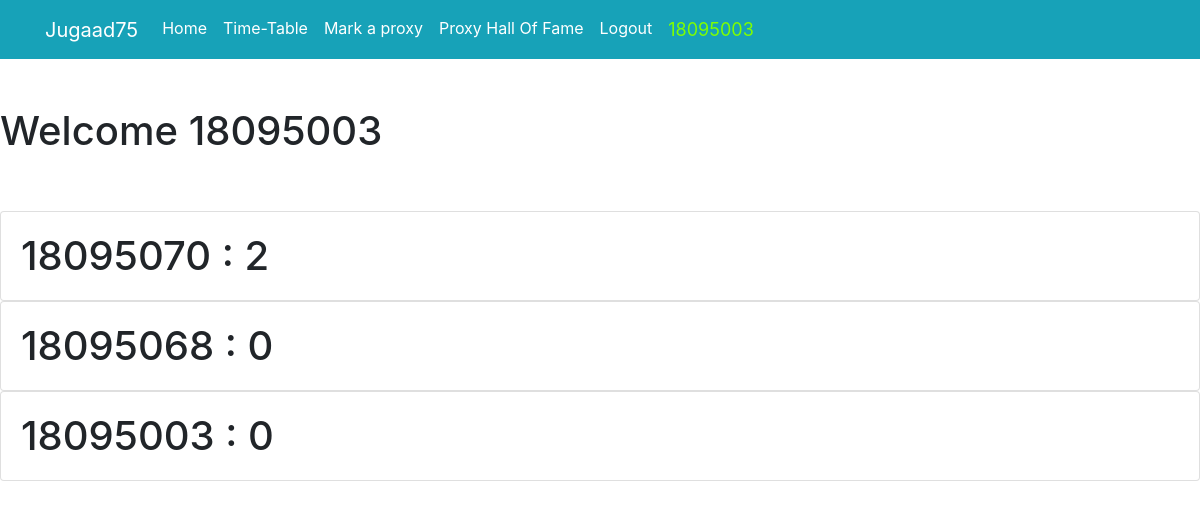
The page /hallOfFame/ (signed in) on the database its author committed.
### tracker/models.py (models this page shows, shortened)
class classroom(models.Model):
    class_code = models.CharField(max_length=30)
    student = models.ForeignKey(User, on_delete=models.CASCADE)
    proxies_marked = models.IntegerField(default=0)

### tracker/views.py (the view)
# urls.py: path('hallOfFame/', views.hallOfFame , name='hallOfFame'),
def hallOfFame(request):
    context = {
        'fames' : classroom.objects.all().order_by('-proxies_marked')
    }
    return render(request,'tracker/proxy_fame.html',context)

### tracker/templates/tracker/proxy_fame.html (shortened to what this page needs)
<link rel="stylesheet" href="https://stackpath.bootstrapcdn.com/bootstrap/4.4.1/css/bootstrap.min.css">
<nav class="navbar navbar-expand-lg navbar-dark bg-info">
    <div class="container">
      <a class="navbar-brand"  href="{% url 'home' %}" >Jugaad75</a>
      <div class="collapse navbar-collapse" id="navbarNav">
        <ul class="navbar-nav">
          <li class="nav-item active">
            <a class="nav-link" href="{% url 'home' %}" >Home </a>
          </li>
          <li class="nav-item active">
            <a class="nav-link" href="{% url 'addLecture' %}">Time-Table </span></a>
          </li>
          <li class="nav-item active">
            <a class="nav-link" href="{% url 'markProxy' %}">Mark a proxy</a>
          </li>
           <li class="nav-item active">
            <a class="nav-link" href="{% url 'hallOfFame' %}" >Proxy Hall Of Fame</a>
          </li>
      {% if user.is_authenticated %}
          <li class="nav-item active">
              <a href="#" onclick="$('#signOutBtn').click()" class="nav-link" >Logout</a>
          </li>
          <li class="nav-item ">
            <a class="nav-link disabled" href="#" style="color: chartreuse; font-size: large; " >{{user.username}}</a>
          </li>
      {% endif %}
        </ul>
      </div>
    </div>
  </nav>
 <h1> Welcome {{user.username}} <h1>
<br>
{% for fame in fames %}
<div class="card">
  <div class="card-body">
    {{fame.student.username}} : {{fame.proxies_marked}}
  </div>
</div>
{% endfor %}

### rows shown on the page
classroom: student.username "18095070", proxies_marked "2"
classroom: student.username "18095068", proxies_marked "0"
classroom: student.username "18095003", proxies_marked "0"

### other values the page prints
{{ user.username }} "18095003"
